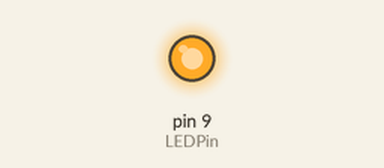
This sketch was run on a simulated Arduino Uno, built for the host (arithmetic inside an expression is 32-bit, double 64-bit). Parts: output pins drawn as LEDs (lit = HIGH). What the sketch prints to the serial monitor is not drawn.

Above: at 0.1 s.
Timing chart, 0 to 1.6 s (numbered marks = the images above):
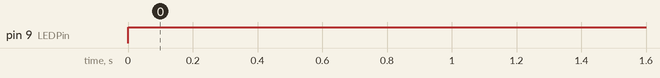

The sketch:

capsens_switch_extLED.ino
```cpp
// Pin for the LED
int LEDPin = 9;
// Pin to connect to your drawing
int capSensePin = 2;
// This is how high the sensor needs to read in order
//  to trigger a touch.  You'll find this number
//  by trial and error, or you could take readings at
//  the start of the program to dynamically calculate this.
int touchedCutoff = 27;
boolean on = false;

void setup() {
  Serial.begin(9600);
  // Set up the LED
  pinMode(LEDPin, OUTPUT);
  digitalWrite(LEDPin, LOW);
}

void loop() {
  // If the capacitive sensor reads above a certain threshold,
  //  turn on the LED

  // Every 15 ms, print the value of the capacitive sensor
  if ( (millis() % 15) == 0) {

    if (readCapacitivePin(capSensePin) > touchedCutoff) {
      digitalWrite(LEDPin, HIGH);
      if (!on) {
        on = true;
        Serial.print("sw1:");
        Serial.print(1, DEC);
        Serial.print(";");
        Serial.print("Cs1:");
        Serial.print(readCapacitivePin(capSensePin), DEC);
        Serial.print(";");
        Serial.println();
      }
    }
    else {
      digitalWrite(LEDPin, LOW);
      if (on) {
        on = false;
        Serial.print("sw1::");
        Serial.print(0, DEC);
        Serial.print(";");
        Serial.println();
      }
    }

  }
}

/////////////////////////////
/////----FUNCTIONS----//////
///////////////////////////
// readCapacitivePin
//  Input: Arduino pin number
//  Output: A number, from 0 to 17 expressing
//          how much capacitance is on the pin
//  When you touch the pin, or whatever you have
//  attached to it, the number will get higher
//  In order for this to work now,
// The pin should have a 1+Megaohm resistor pulling
//  it up to +5v.
uint8_t readCapacitivePin(int pinToMeasure) {
  // This is how you declare a variable which
  //  will hold the PORT, PIN, and DDR registers
  //  on an AVR
  volatile uint8_t* port;
  volatile uint8_t* ddr;
  volatile uint8_t* pin;
  // Here we translate the input pin number from
  //  Arduino pin number to the AVR PORT, PIN, DDR,
  //  and which bit of those registers we care about.
  byte bitmask;
  if ((pinToMeasure >= 0) && (pinToMeasure <= 7)) {
    port = &PORTD;
    ddr = &DDRD;
    bitmask = 1 << pinToMeasure;
    pin = &PIND;
  }
  if ((pinToMeasure > 7) && (pinToMeasure <= 13)) {
    port = &PORTB;
    ddr = &DDRB;
    bitmask = 1 << (pinToMeasure - 8);
    pin = &PINB;
  }
  if ((pinToMeasure > 13) && (pinToMeasure <= 19)) {
    port = &PORTC;
    ddr = &DDRC;
    bitmask = 1 << (pinToMeasure - 13);
    pin = &PINC;
  }
  // Discharge the pin first by setting it low and output
  *port &= ~(bitmask);
  *ddr  |= bitmask;
  delay(1);
  // Make the pin an input WITHOUT the internal pull-up on
  *ddr &= ~(bitmask);
  // Now see how long the pin to get pulled up
  int cycles = 16000;
  for (int i = 0; i < cycles; i++) {
    if (*pin & bitmask) {
      cycles = i;
      break;
    }
  }
  // Discharge the pin again by setting it low and output
  //  It's important to leave the pins low if you want to
  //  be able to touch more than 1 sensor at a time - if
  //  the sensor is left pulled high, when you touch
  //  two sensors, your body will transfer the charge between
  //  sensors.
  *port &= ~(bitmask);
  *ddr  |= bitmask;

  return cycles;
}
```

Measured:
- by itself, pin 9 (LEDPin): LOW → HIGH at 0.00 s
